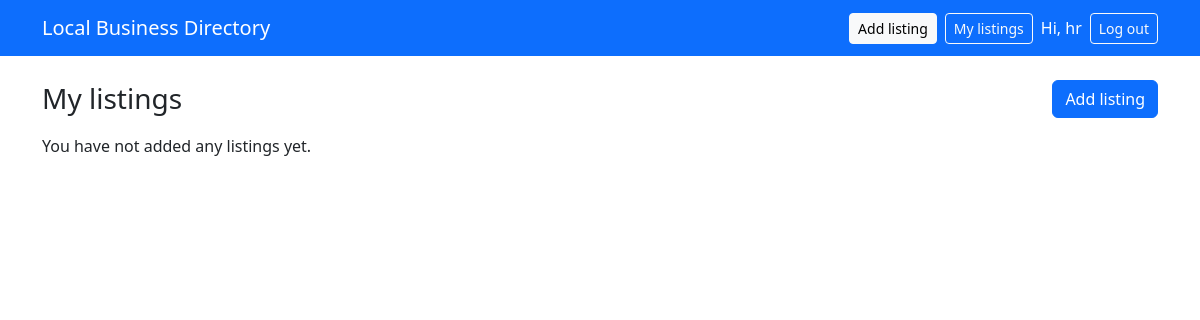
The page /dashboard/ (signed in) on the database as committed earlier.
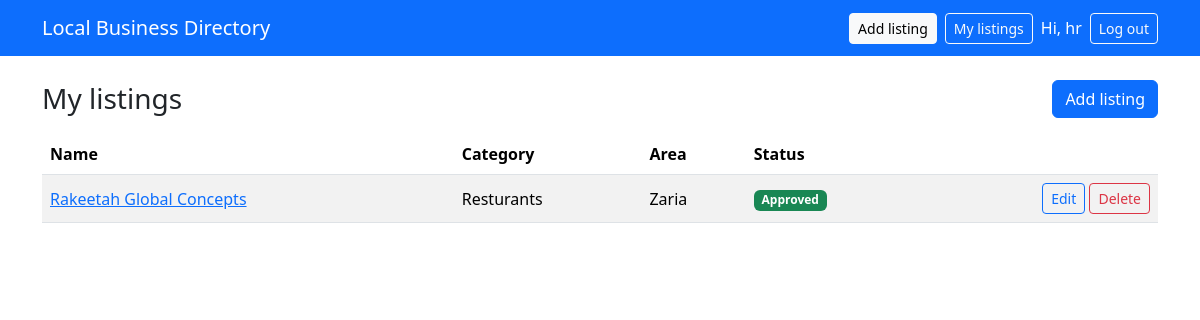
The same page on the database as committed later.
### directory/models.py (models this page shows, shortened)
class Business(models.Model):
    class Status(models.TextChoices):
        PENDING = "pending", "Pending approval"
        APPROVED = "approved", "Approved"
        REJECTED = "rejected", "Rejected"
    owner = models.ForeignKey(
        settings.AUTH_USER_MODEL, on_delete=models.CASCADE, related_name="businesses"
    )
    category = models.ForeignKey(
        Category, on_delete=models.PROTECT, related_name="businesses"
    )
    name = models.CharField(max_length=150)
    description = models.TextField()
    address = models.CharField(max_length=255)
    area = models.CharField(max_length=100)
    phone = models.CharField(max_length=30)
    website = models.URLField(blank=True)
    opening_hours = models.CharField(max_length=255, blank=True)
    status = models.CharField(
        max_length=10, choices=Status.choices, default=Status.PENDING
    )
    created_at = models.DateTimeField(auto_now_add=True)
    updated_at = models.DateTimeField(auto_now=True)
    objects = BusinessQuerySet.as_manager()
    class Meta:
        verbose_name_plural = "businesses"
        ordering = ["name"]
        indexes = [
            models.Index(fields=["status"]),
            models.Index(fields=["area"]),
        ]

class Category(models.Model):
    name = models.CharField(max_length=80, unique=True)
    slug = models.SlugField(max_length=80, unique=True)
    class Meta:
        verbose_name_plural = "categories"
        ordering = ["name"]
    def __str__(self):
        return self.name

### directory/views.py (the view)
# urls.py: path("dashboard/", views.dashboard, name="dashboard"),
@login_required
def dashboard(request):
    businesses = request.user.businesses.select_related("category")
    return render(request, "directory/dashboard.html", {"businesses": businesses})

### templates/directory/dashboard.html (shortened to what this page needs)
{% extends "base.html" %}
{% block content %}
<div class="d-flex justify-content-between align-items-center mb-3">
  <h1 class="h3 mb-0">My listings</h1>
  <a class="btn btn-primary" href="{% url 'business_create' %}">Add listing</a>
</div>
{% if businesses %}
  <table class="table table-striped align-middle">
    <thead><tr><th>Name</th><th>Category</th><th>Area</th><th>Status</th><th></th></tr></thead>
    <tbody>
    {% for b in businesses %}
      <tr>
        <td><a href="{% url 'business_detail' b.pk %}">{{ b.name }}</a></td>
        <td>{{ b.category }}</td>
        <td>{{ b.area }}</td>
        <td>
          {% if b.status == "approved" %}<span class="badge bg-success">{{ b.get_status_display }}</span>
          {% elif b.status == "rejected" %}<span class="badge bg-danger">{{ b.get_status_display }}</span>
          {% else %}<span class="badge bg-warning text-dark">{{ b.get_status_display }}</span>{% endif %}
        </td>
        <td class="text-end">
          <a class="btn btn-sm btn-outline-primary" href="{% url 'business_edit' b.pk %}">Edit</a>
          <a class="btn btn-sm btn-outline-danger" href="{% url 'business_delete' b.pk %}">Delete</a>
        </td>
      </tr>
    {% endfor %}
    </tbody>
  </table>
{% else %}
  <p>You have not added any listings yet.</p>
{% endif %}
{% endblock %}

Rows that differ between the two databases and show on the page:
added Business: name "Rakeetah Global Concepts", category "Resturants", area "Zaria", status "Approved"
Other text that changed with them:
text no longer shown: "You have not added any listings yet."
text now shown: "Name Category Area Status"
